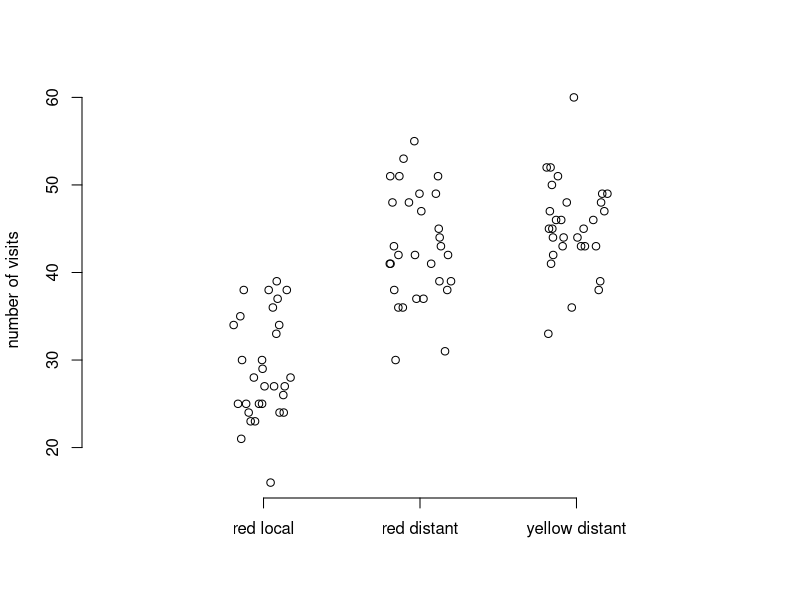

The R script that drew this image:
## ---- chunk 1
#| label: load-packages
#| include: false
library(tidyverse)
palette <- c( "#FF5300", "#9ED80B", "#172869", "#43B629", "#8F92A1", "#1BB6AF")
library(emmeans)
library(car)
library(broom)
## ---- chunk 2

n.1 <- 30
n.2 <- 30
n.3 <- 30
mean.1 <- 29
mean.2 <- 42
mean.3 <- 46
sd.1 <- 6

set.seed(5)

#sample visits based on parameters above (the round function gives us integers)
group1 <- round(
  rnorm(n=n.1, mean=mean.1, sd=sd.1))
group2 <- round(
  rnorm(n=n.2, mean=mean.2, sd=sd.1))
group3 <- round(
  rnorm(n=n.3, mean=mean.3, sd=sd.1))

## but data together in a dataframe
simData <- data.frame(visits = c(group1, group2, group3), 
		    flowertype=c(rep('redlocal', n.1), rep('reddistant', n.2),rep('yellowdistant',n.3)))

#look at it
plot(jitter(rep(c(0, .5,1), c(n.1, n.2,n.3))), simData$visits, bty="n", xlim=c(-.5,1.5),
     xlab = "", ylab = "number of visits", xaxt="n")
axis(1, at=c(0,.5,1), lab = c('red local','red distant','yellow distant'))

## ---- chunk 3
#code goes here
